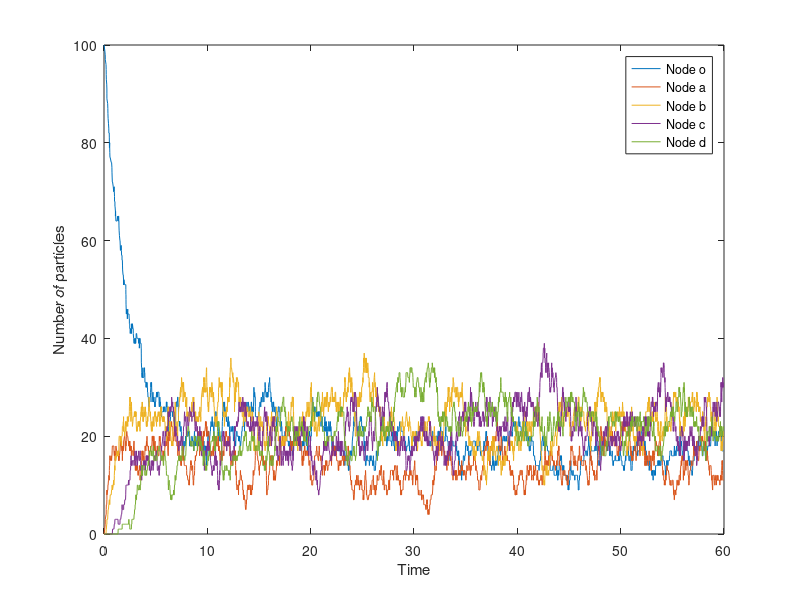

This figure's MATLAB source:
%% Initialize
%--------------------------------------------------------------------------

clearvars
close all

% Define transition rate matrix
Lambda = [
0 2/5 1/5 0 0;
0 0 3/4 1/4 0;
1/2 0 0 1/2 0;
0 0 1/3 0 2/3;
0 1/3 0 1/3 0];

% Weights and normalized weight matrix
w = sum(Lambda,2);
P = diag(w)\Lambda;

%% a) Particle perspective

% Start in node a (index 2)

% Number of particles to simulate
part = 100;

% Steps to run each simulation for
n = 20000;

% Cumulative sum of the transition probs for a node
cumprob = cumsum(P,2);

% Array for saving the nodes for particle k at each step m = 1:n
node = zeros(n,part);
node(1,:) = 2*ones(1,part);

% Timestamp - particle k arrives at node(m,k) at time t(m,k) and leaves
% node(m,k) at t(m+1,k) (assume instantaneous travel to the next node)
t = zeros(n+1,part);

% Array for saving average return times of all particles
treturn = zeros(1,part);

% Time the particles should stay at the starting node - using weight of
% the starting node as the rate
tnext = -log(rand(1,part))./w(node(1,:))';

% Random walking
for m = 2:n
    
    % Cumulative transition probs for the previous nodes
    c = cumprob(node(m-1,:),:)';
    
    % Use a uniform random number to select the current nodes for all
    % particles. First, all nodes with cumprob larger than a random number 
    % is found for every node (individual rand() for the nodes). The
    % indices for these are saved in 'row','col'. The index of the first 
    % occurence of a particle index in col is saved, and the corresponding
    % nodes are found in row
    [row,col] = find(c > rand(1,100));
    [~,Irow,~] = unique(col);
    node(m,:) = row(Irow)';

    % Timestamp for current nodes (previous timestamp + time at previous
    % nodes)
    t(m,:) = t(m-1,:) + tnext;
    
    % Time the particle should stay at current node - using weight of
    % current node as the rate
    tnext = -log(rand(1,part))./w(node(m,:))';
end

% Timestamp for when the particles leave the final node
t(n+1,:) = t(n,:) + tnext;

% Iterate over particles, calculating return time for each
for k = 1:part
    % Finding return time estimate for node a (index 2)
    % Timestamps for when the particle is at node 2
    tk = t(:,k);
    tka = tk(node(:,k)==2);
    
    % Time between the timestamps, averaging for return time estimate
    treturn(k) = mean(diff(tka));
end

% Calculating average of the return times of all nodes
treturn_avg = mean(treturn);

fprintf('Average return time (node a): %1.2f \n',treturn_avg)

%% b) Node perspective

% Number of time units to run simulation for
tmax = 60;

% Cumulative sum of the transition probs for a node
cumprob = cumsum(P,2);

% Vector for the times of Poisson ticks (any node). Preallocating for 10000
% ticks, but actual number may vary
t = NaN(10000,1);
t(1) = 0;

% Number of particles in each node at each timestep, initialized with 100
% particles in node o (index 1) at time t = 0
nump = NaN(size(t,1),size(P,2));
nump(1,:) = zeros(1,size(P,2));
nump(1,1) = 100;

% Index corresponding to time
k = 1;

% Set time until the next tick for all nodes
tnext = -log(rand(1,size(P,2)))./nump(k,:)./w';

% Time stepping
while t(k) + min(tnext) < tmax
    
    % Increase time index and set time for the tick to come
    k = k+1;
    t(k) = t(k-1) + min(tnext);
    
    % Set the number of particles in nodes to be equal to the previous time
    nump(k,:) = nump(k-1,:);
    
    % Find the node with the least time until tick
    ticknode = find(tnext==min(tnext));
    
    % Cumulative transition probs for the ticking node
    c = cumprob(ticknode,:);
    
    % Use a uniform random number to select the node to move a particle to
    movenode = find(c > rand(),1);
    
    % Change particle numbers for the two selected nodes
    nump(k,ticknode) = nump(k,ticknode)-1;
    nump(k,movenode) = nump(k,movenode)+1;
    
    % Draw new time until the next tick for all nodes. Exponential
    % distribution is memoryless, so the time until next tick is still
    % exponentially distributed (though the rate could be changed by moving
    % particles)
    tnext = -log(rand(1,size(P,2)))./nump(k,:)./w';
    
end

% Truncate matrices so they only have the size of the actual number of
% Poisson ticks
t = t(1:k);
nump = nump(1:k,:);

% Calculate average number of particles in nodes at the end of the
% simulation (last 5% of the ticks)
nump_end = nump(ceil(0.95*k):k,:);
nump_avg = mean(nump_end,1);
nump_std = std(nump_end,1);

fprintf('%10s %20s \n','Node index','Avg. particles in node at end')
fprintf('%10.0f %20.2f \n',[1:5; nump_avg])

% Plotting
plot(t,nump)
xlabel('Time')
ylabel('Number of particles')
legend(['Node o';'Node a';'Node b';'Node c';'Node d'])




